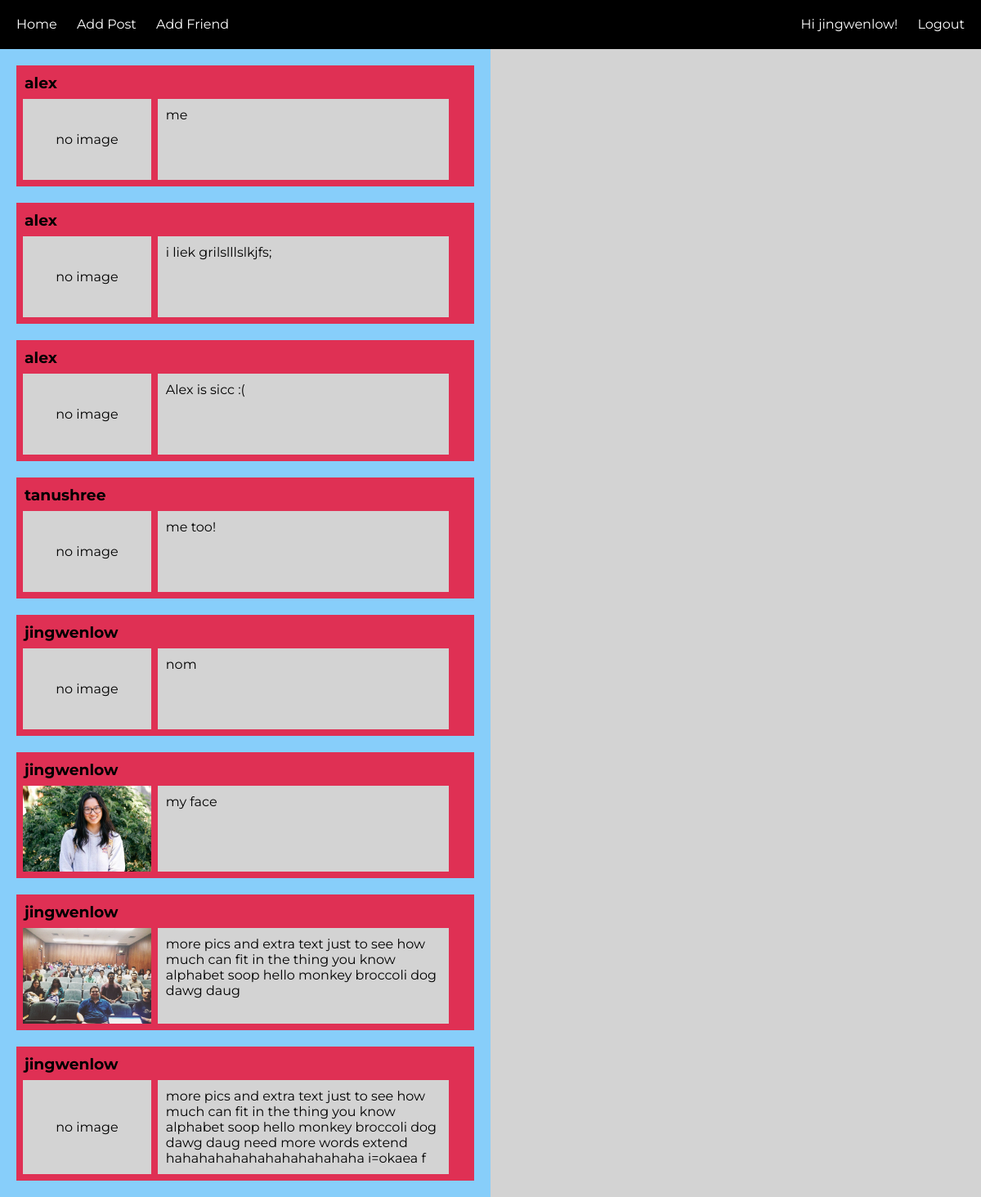
/home/ (signed in), run on an earlier commit of the app's database.
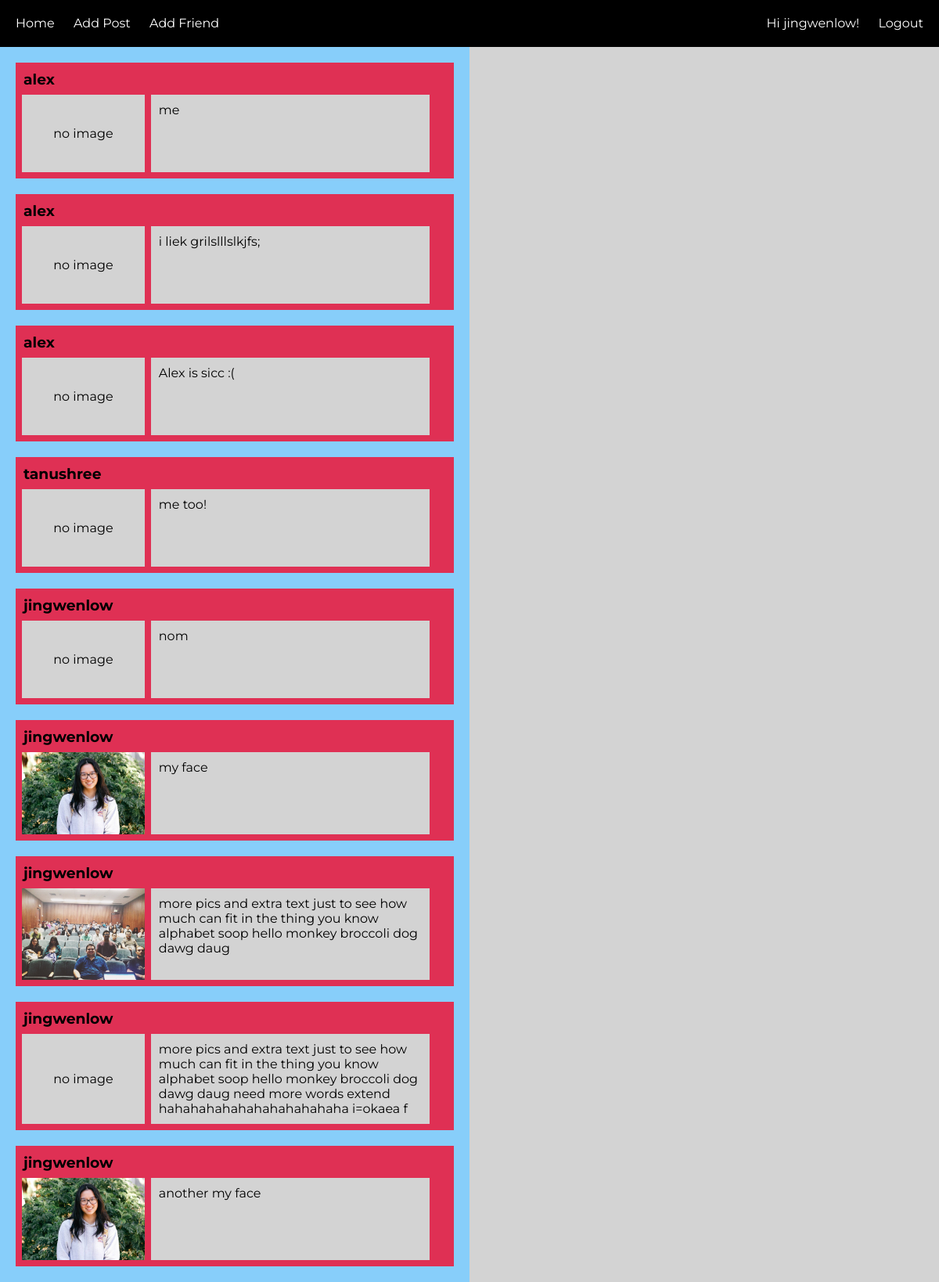
And on a later commit of the database.
### users/models.py (models this page shows, shortened)
class CustomUser(AbstractUser):
    name = models.CharField(blank=True, max_length=255)

class Post(models.Model):
    post = models.CharField(max_length=500) # text
    img = models.FileField(upload_to='uploads', null=True, blank=True) # image
    user = models.ForeignKey(settings.AUTH_USER_MODEL, on_delete=models.PROTECT) # user who posted
    date = models.DateTimeField(auto_now=True) # date posted: not used

### users/views.py (the view)
# urls.py: 2. Add a URL to urlpatterns:  path('', Home.as_view(), name='home')
class Home(TemplateView):
    template_name = 'home.html'
    def get(self, request):
        if request.user.is_authenticated:
            form = AddPost()
            if Friend.objects.filter(current_user=request.user): # check if user has friends
                friend = Friend.objects.filter(current_user=request.user) # get current user's friend object
                friends = friend[0].users.all() # get list of friends
                friends_ids = list(friends.values_list('id', flat=True)) # get list of ids of friends
                posts = Post.objects.filter(user__id__in=friends_ids) | Post.objects.filter(user=request.user)
            else:
                posts = Post.objects.filter(user=request.user) # filter only user's own posts
            users = CustomUser.objects.exclude(id=request.user.id)
            args = {'form': form, 'posts': posts, 'users':users}
            return render(request, self.template_name, args)
        else: # don't show posts if user is not authenticated
            return render(request, self.template_name)

### users/templates/home.html (shortened to what this page needs)
{% extends 'base.html' %}
{% load staticfiles %}
{% block css %}
<link rel="stylesheet" href="{% static 'css/home.css' %}">
{% endblock %}
{% block content %}
<div class="feed">
  {% if user.is_authenticated %}
    {% for post in posts %}
      <div class="post">
        <div class="name">
          <h3 class="usrnm">{{ post.user.username }}</h3>
        </div>
        <div class="postContent">
          {% if post.img %}
          <div class="pic"><img src="/media/{{ post.img }}" width="100%"></div>
          {% else %}
          <div class="pic">no image</div>
          {% endif %}
          <div class="text"><p>{{ post.post }}</p></div>
        </div>
      </div>
    {% endfor %}
  {% else %}
    <p>You are not logged in</p>
    <p>Please log in!</p>
  {% endif %}
</div>
<div id="quotes" class="quotes">
</div>
{% endblock %}

### users/templates/base.html (shortened to what this page needs)
<!DOCTYPE html>
<html>
<head>
    {% block css %}{% endblock %}
</head>
<body>
  <header>
      <nav>
        <a href="{% url 'home' %}">Home</a>
        <a href="{% url 'addPost' %}">Add Post</a>
        <a href="{% url 'addFriend' %}">Add Friend</a>
      </nav>
      <nav class="log">
        {% if user.is_authenticated %}
          Hi {{ user.username }}!
        {% endif %}
        {% if user.is_authenticated %}
          <a class="login" href="{% url 'logout' %}">Logout</a>
        {% else %}
          <a class="login" href="{% url 'login' %}">Login</a>
        {% endif %}
      </nav>
  </header>
  <main>
    {% block content %}
    {% endblock %}
  </main>
</body>
</html>

### users/static/css/home.css (style rules this page uses)
body, html { margin: 0px; padding: 0px; min-height: 100%; font-family: 'Montserrat', sans-serif; }
p { margin: 0px; }
header { background-color: black; color: white; height: 60px; line-height: 60px; display: flex; flex-direction: row; }
nav { flex: 0 0 70%; }
a { color: white; padding-left: 20px; text-decoration: none; }
nav.log { text-align: right; flex: 0 0 30%; }
a.login { padding-right: 20px; }
main { min-height: 100%; display: flex; flex-direction: row; }
div.feed { background-color: lightskyblue; flex: 0 0 50%; }
div.quotes { background-color: lightgrey; flex: 0 0 50%; }
div.post { background-color: #df3054; margin: 20px; margin bottom: 0px; }
h3.usrnm { padding: 10px; padding-bottom: 0px; margin: 0px; }
div.postContent { min-height: 115px; display: flex; flex-direction: row; }
div.pic { background: lightgrey; display: flex; flex: 0 0 28%; margin: 8px; align-items: center; justify-content: center; }
div.text { padding: 10px; margin: 8px; margin-left: 0px; background-color: lightgrey; flex: 0 0 60%; }

What changed in the data, as far as the page shows it:
added Post: user.username "jingwenlow", img (picture), post "another my face"
